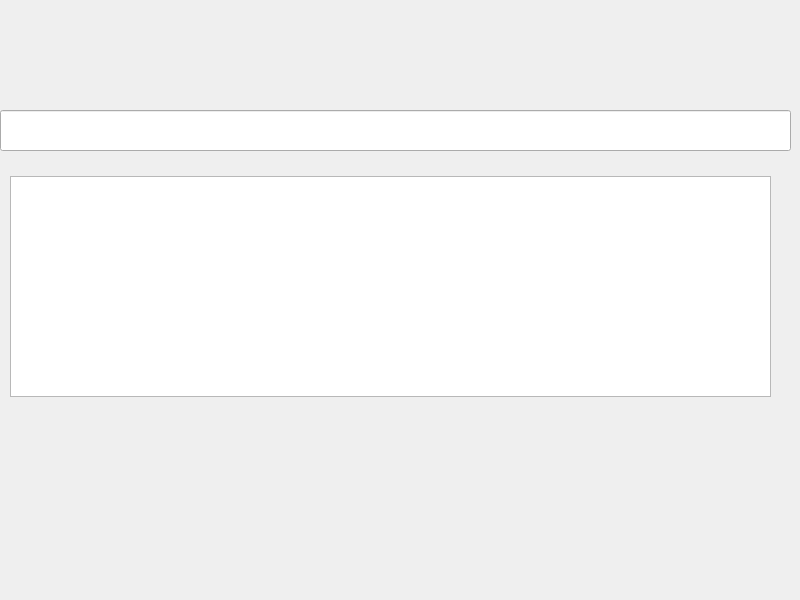
<?xml version="1.0" encoding="UTF-8"?>
<ui version="4.0">
 <class>FrmExample</class>
 <widget class="QWidget" name="FrmExample">
  <property name="geometry">
   <rect>
    <x>0</x>
    <y>0</y>
    <width>800</width>
    <height>600</height>
   </rect>
  </property>
  <property name="windowTitle">
   <string>FrmExample</string>
  </property>
  <widget class="QLineEdit" name="lineEdit">
   <property name="geometry">
    <rect>
     <x>0</x>
     <y>110</y>
     <width>791</width>
     <height>41</height>
    </rect>
   </property>
  </widget>
  <widget class="QTextEdit" name="textEdit">
   <property name="geometry">
    <rect>
     <x>10</x>
     <y>176</y>
     <width>761</width>
     <height>221</height>
    </rect>
   </property>
  </widget>
 </widget>
 <resources/>
 <connections/>
</ui>
